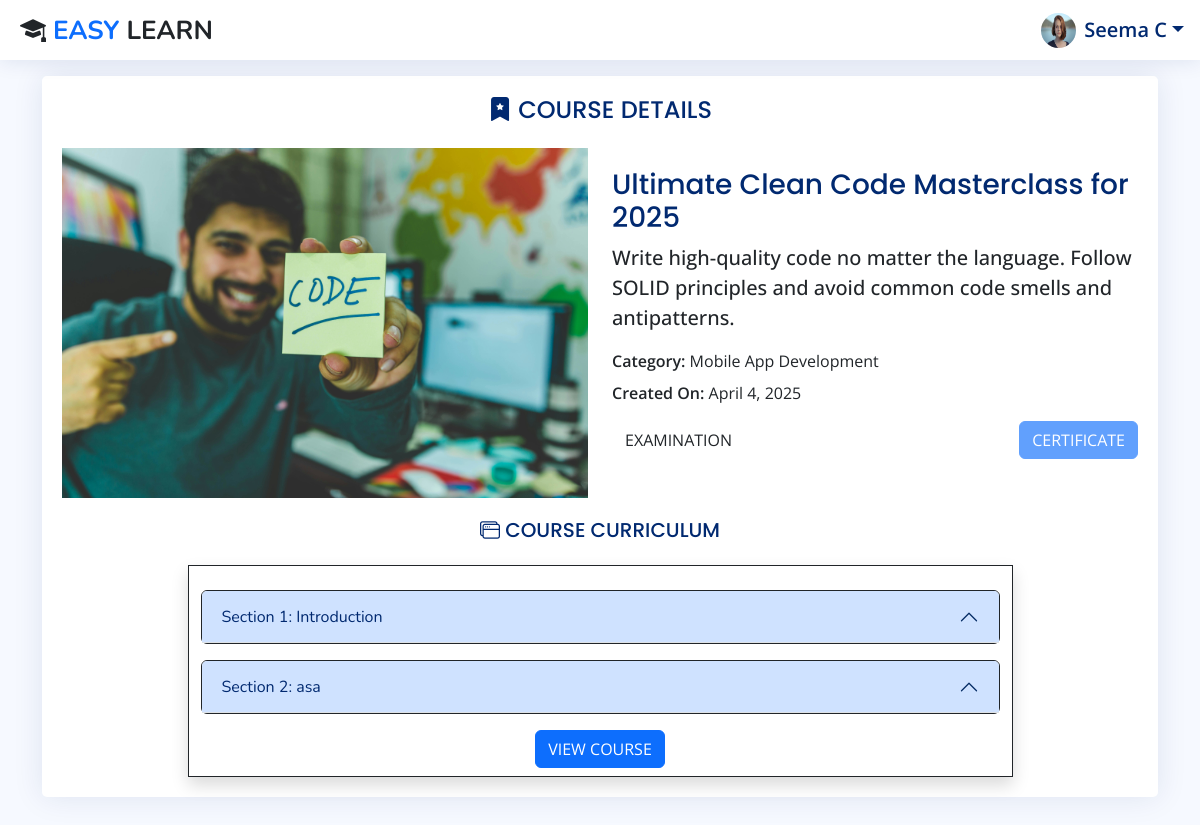
The page /course/details/4/ (signed in) on the database its author committed.
### Users/models.py (models this page shows, shortened)
class User(AbstractBaseUser):
    id = models.BigAutoField(primary_key=True)
    profile_photo = models.ImageField(upload_to='profile_photos/', null=True, blank=False)
    first_name = models.CharField(max_length=100, null=False, blank=False)
    last_name = models.CharField(max_length=100, null=False, blank=False)
    institute = models.CharField(max_length=100, null=False, blank=False, default="SSVPS")
    email = models.EmailField(unique=True, null=False, blank=False)
    password = models.CharField(max_length=100, null=False, blank=False)
    role = models.CharField(max_length=10, choices=ROLE_CHOICES, null=False, blank=False)
    joined_date = models.DateField(auto_now_add=True)
    USERNAME_FIELD = 'email'
    REQUIRED_FIELDS = ['first_name', 'last_name']
    objects = UserManager()
    class Meta:
        db_table = 'Users Table'

### Course/models.py (models this page shows, shortened)
class Course(models.Model):
    id = models.BigAutoField(primary_key=True)
    thumbnail = models.ImageField(upload_to='thumbnails/', null=False, blank=False)
    title = models.CharField(max_length=255, null=False, blank=False)
    category = models.CharField(max_length=255, null=False, blank=False)
    description = models.CharField(max_length=255, null=False, blank=False)
    created_by = models.ForeignKey(User, related_name='courses', on_delete=models.CASCADE)
    created_date = models.DateField(auto_now_add=True)
    class Meta:
        db_table = 'Courses Table'

class Section(models.Model):
    id = models.BigAutoField(primary_key=True)
    curriculum = models.ForeignKey(Curriculum, related_name='sections', on_delete=models.CASCADE)
    title = models.CharField(max_length=255, null=False, blank=False)
    order = models.PositiveIntegerField(null=False, blank=False, default=1)
    class Meta:
        db_table = 'Sections Table'

### Users/views.py (the view)
# urls.py: path('course/details/<int:course_id>/', course_detail_view, name='course-details-view'),
def course_detail_view(request, course_id):
    if request.user.is_authenticated:
        course = Course.objects.get(id=course_id)
        sections = course.curriculum.sections.all()
        completed = False
        course_items_id = CurriculumItem.objects.filter(section__curriculum__course__id=course_id).values_list('id', flat=True)
        watched_items_id = WatchedContent.objects.filter(user=request.user, item__in=CurriculumItem.objects.filter(section__curriculum__course__id=course_id)).values_list('item__id', flat=True)
        if sorted(course_items_id) == sorted(watched_items_id):
            completed = True
        watched_items_ids = [int(x) for x in watched_items_id]
        certificate_status = "Locked"
        if Result.objects.filter(user=request.user, course=course).exists():
            certificate_status = "Unlocked"
        return render(request, 'users/course_detail.html', context={'course':course, 'completed':completed, 'watched_items_ids':watched_items_ids, 'certificate_status':certificate_status})
    else:
        return redirect('login-view', role="Student")

### Users/templates/users/course_detail.html (shortened to what this page needs)
{% extends "users/base_site.html" %}
{% load static %}
{% block main %}
<main class="main">
    <section class="section">
        <div class="row">
            <div class="col-12">
                <div class="card">
                    <div class="card-body">
                        <h5 class="card-title fs-4 text-center">
                            <i class="bi bi-bookmark-star-fill"></i>
                            COURSE DETAILS
                        </h5>
                        <div class="row">
                            <div class="col-12 col-md-6">
                                <img src="{{course.thumbnail.url}}" class="img-fluid h-100" alt="Thumbnail">
                            </div>
                            <div class="col-12 col-md-6">
                                <h5 class="card-title fs-3 mb-0 pb-2">{{course.title}}</h5>
                                <p class="card-text fs-5 fw-medium">{{course.description}}</p>
                                <p class="card-text mb-0 pb-2"><span class="fw-semibold">Category: </span> {{course.category}}</p>
                                <p class="card-text"><span class="fw-semibold">Created On: </span>{{course.created_date}}</p>
                                <div class="d-flex justify-content-between">
                                    <a href="{% url "exam-view" course.id %}" class="btn btn-success{% if not completed %}disabled{% endif %}">EXAMINATION</a>
                                    <a href="{% url 'generate_certificate' course.id %}?download=true" class="btn btn-primary {% if certificate_status != 'Unlocked' %} disabled {% endif %}">CERTIFICATE</a>
                                </div>
                            </div>
                        </div>
                        <h5 class="card-title fs-5 text-center">
                            <i class="bi bi-window-stack"></i>
                            COURSE CURRICULUM
                        </h5>
                        <div class="row justify-content-center">
                            <div class="col-9 border border-dark shadow pt-4 pb-2">
                                {% for section in course.curriculum.sections.all %}
                                    <div class="accordion mb-3" id="accordionExample{{section.id}}">
                                        <div class="accordion-item border border-dark">
                                            <h2 class="accordion-header">
                                                <button class="accordion-button bg-primary-subtle" type="button" data-bs-toggle="collapse" data-bs-target="#collapseOne{{section.id}}" aria-expanded="false" aria-controls="collapseOne">
                                                    Section {{forloop.counter}}: {{section.title}}
                                                </button>
                                            </h2>
                                        </div>
                                    </div>
                                {% endfor %}
                                <div class="col-12 text-center">
                                    <a href="" class="btn btn-primary">VIEW COURSE</a>
                                </div>
                            </div>
                        </div>
                    </div>
                </div>
            </div>
        </div>
    </section>
</main>
{% endblock main %}

### Users/templates/users/base_site.html (shortened to what this page needs)
{% extends "users/base.html" %}
{% load static %}
{% block content %}
    <header id="header" class="header sticky-top d-flex align-items-center">
        <a href="{% url "index-view" %}" class="logo">
            <span class="text-dark">
                <i class="bi bi-mortarboard-fill"></i>
                <span class="text-primary">EASY</span>
                LEARN
            </span>
        </a>
        <nav class="header-nav ms-auto">
            <ul class="d-flex align-items-center">
                {% if request.user.is_authenticated %}
                    <li class="nav-item dropdown pe-3">
                        <a class="nav-link nav-profile d-flex align-items-center pe-0" href="#" data-bs-toggle="dropdown">
                            {% if request.user.profile_photo %}
                            <img src="{{request.user.profile_photo.url}}" alt="Profile" class="rounded-circle" style="width:35px; height:35px; object-position: center;">
                            {% else %}
                            <img src="{% static "users/img/profile.jpg" %}" alt="Profile" class="rounded-circle border border-secondary" style="width:27px; height:27px;">
                            {% endif %}
                            <span class="d-none d-md-block dropdown-toggle fs-5 ps-2">{{request.user.first_name}} {{request.user.last_name.0}}</span>
                        </a>
                    </li>
                {% endif %}
            </ul>
        </nav>
    </header>
    <main class="main container mt-3">
        {% block main %}{% endblock main %}
    </main>
{% endblock content %}

### Users/static/assets/css/style.css (style rules this page uses)
:root { scroll-behavior: smooth; }
body { font-family: "Open Sans", sans-serif; background: #f6f9ff; color: #444444; }
a { color: #4154f1; text-decoration: none; }
h1, h2, h3, h4, h5, h6 { font-family: "Nunito", sans-serif; }
.card { margin-bottom: 30px; border: none; border-radius: 5px; box-shadow: 0px 0 30px rgba(1, 41, 112, 0.1); }
.card-title { padding: 20px 0 15px 0; font-size: 18px; font-weight: 500; color: #012970; font-family: "Poppins", sans-serif; }
.card-body { padding: 0 20px 20px 20px; }
.accordion-item { border: 1px solid #ebeef4; }
.accordion-button:not(.collapsed) { color: #012970; background-color: #f6f9ff; }
.logo { line-height: 1; }
@media (min-width: 1200px) { .logo { width: 280px; } }
.logo span { font-size: 26px; font-weight: 700; color: #012970; font-family: "Nunito", sans-serif; }
.header { transition: all 0.5s; z-index: 997; height: 60px; box-shadow: 0px 2px 20px rgba(1, 41, 112, 0.1); background-color: #fff; padding-left: 20px; }
.header-nav ul { list-style: none; }
.header-nav>ul { margin: 0; padding: 0; }
.header-nav .nav-profile { color: #012970; }
.header-nav .nav-profile img { max-height: 36px; }
.header-nav .nav-profile span { font-size: 14px; font-weight: 600; }

### rows shown on the page
User: user.profile_photo (picture), user.first_name "Seema", user.last_name.0 "C"
Course: thumbnail (picture), title "Ultimate Clean Code Masterclass for 2025", description "Write high-quality code no matter the language. Follow SOLID principles and avoid common code smells and antipatterns.", category "Mobile App Development", created_date "April 4, 2025"
Section: title "Introduction"
Section: title "asa"
